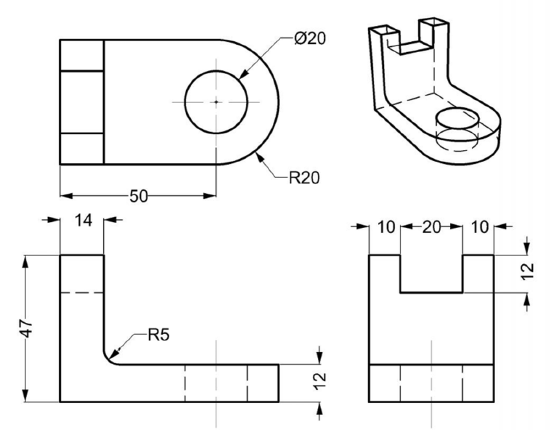
#> input picture sample.png, 552 x 430 px
$ python main.py
#> lines starting #> are read from the running program, lines starting #| are printed output that depends on the picture
import cv2
import numpy as np


img = cv2.imread("sample.png")
#> img is the input picture: shape (430, 552, 3); min 0, max 255, mean 244.1

def threshold_otsu(gray, min_value=0, max_value=255):
    # calc histgrams
    hist = [np.sum(gray == i) for i in range(256)]
    s_max = (0,-10)

    for th in range(256):
        n1 = sum(hist[:th])
        n2 = sum(hist[th:])
        # calc average number of pixel for each class
        mu1 = 0
        mu2 = 0
        if n1 != 0:
            mu1 = sum([i * hist[i] for i in range(0,th)]) / n1
        if n2 != 0:
            mu2 = sum([i * hist[i] for i in range(th, 256)]) / n2

        s = n1 * n2 * (mu1 - mu2) ** 2
        if s > s_max[1]:
            s_max = (th, s)

    t = s_max[0]
    gray[gray==t] = max_value
    return gray


def erode(img):
    kernel = np.ones((3,3),np.uint8)
    return cv2.erode(img,kernel,iterations = 1)

def dilate(img):
    kernel = np.ones((2,2),np.uint8)
    return cv2.dilate(img,kernel,iterations = 1)

def opening(img):
    kernel = np.ones((2,2),np.uint8)
    return cv2.morphologyEx(img, cv2.MORPH_OPEN, kernel)

def closing(img):
    kernel = np.ones((2,2),np.uint8)
    return cv2.morphologyEx(img, cv2.MORPH_OPEN, kernel)

def main():
    # convert to grayscale
    gray = cv2.cvtColor(img, cv2.COLOR_RGB2GRAY)
    th_img = threshold_otsu(gray)
    cv2.imwrite("th.png", th_img)
    res = cv2.bitwise_not(gray)

    res = erode(res)
    res = dilate(res)
    res = opening(res)
    res = dilate(res)
    res = threshold_otsu(res)

    # res = closing(res)
    # res = closing(res)

    fixed_img = cv2.bitwise_not(res)
    cv2.imwrite("er.png", fixed_img)

if __name__ == "__main__":
    main()
#> in threshold_otsu, `hist = [np.sum(gray == i) for i in range(256)]`: hist = 256 values, max 193307 at index 255, min 17 at index 95, mean 927.2
#> the loop in threshold_otsu, `for th in range(256):` made 256 passes
#> (n1, n2, mu1, mu2, s_max) on passes 2 to 13: (776, 236584, 0, 244.9, (1, 1.1e+13)), (1017, 236343, 0.237, 245.1, (2, 1.44e+13)), (1211, 236149, 0.519, 245.3, (3, 1.71e+13)), (1349, 236011, 0.773, 245.5, (4, 1.91e+13)), (1462, 235898, 1.02, 245.6, (5, 2.06e+13)), (1794, 235566, 1.76, 245.9, (6, 2.52e+13)), (1889, 235471, 1.97, 246, (7, 2.65e+13)), (1969, 235391, 2.18, 246.1, (8, 2.76e+13)), (2208, 235152, 2.81, 246.4, (9, 3.08e+13)), (2271, 235089, 2.98, 246.4, (10, 3.16e+13)), (2348, 235012, 3.21, 246.5, (11, 3.27e+13)), (2555, 234805, 3.84, 246.7, (12, 3.54e+13))
#> (n1, n2, mu2, s, s_max) on pass 1: (0, 237360, 244.1, 0, (0, 0))
#> after the loop in threshold_otsu, `for th in range(256):`: s_max = (154, 9.69e+13)
#> in threshold_otsu, `t = s_max[0]`: t = 154
#> in threshold_otsu, `gray[gray==t] = max_value`: gray: shape (430, 552); min 0, max 255, mean 244.1
#> in main, `res = cv2.bitwise_not(gray)`:
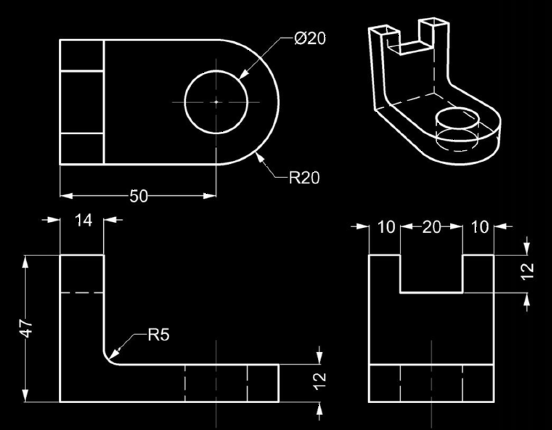
#> res: shape (430, 552); min 0, max 255, mean 10.9
#> in erode, `return cv2.erode(img,kernel,iterations = 1)`:
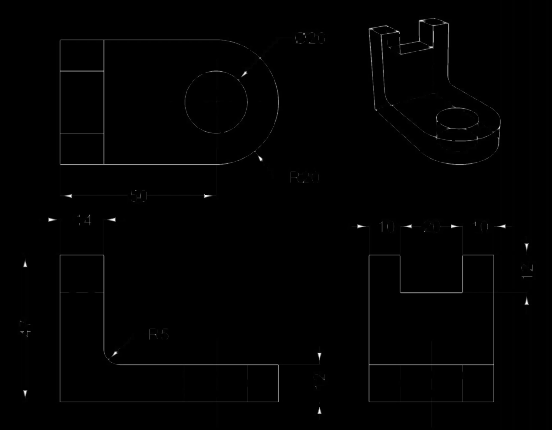
#> returned value: shape (430, 552); min 0, max 254, mean 1.5
#> in dilate, `return cv2.dilate(img,kernel,iterations = 1)`:
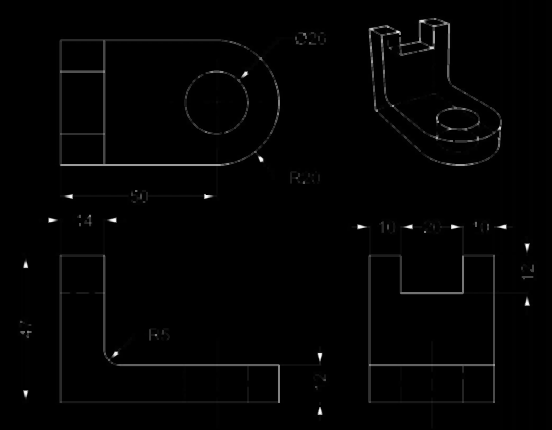
#> returned value: shape (430, 552); min 0, max 254, mean 2.9
#> in opening, `return cv2.morphologyEx(img, cv2.MORPH_OPEN, kernel)`:
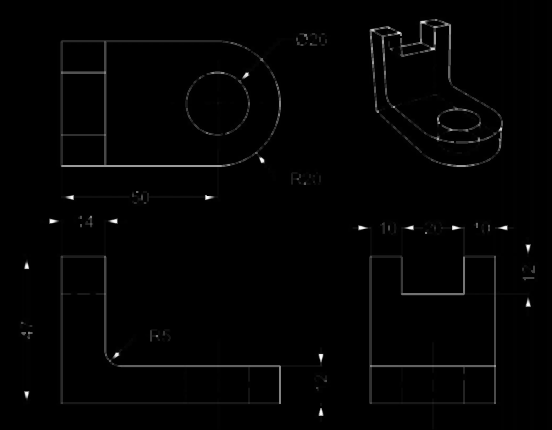
#> returned value: shape (430, 552); min 0, max 254, mean 2.9
#> in dilate (call 2), `return cv2.dilate(img,kernel,iterations = 1)`:
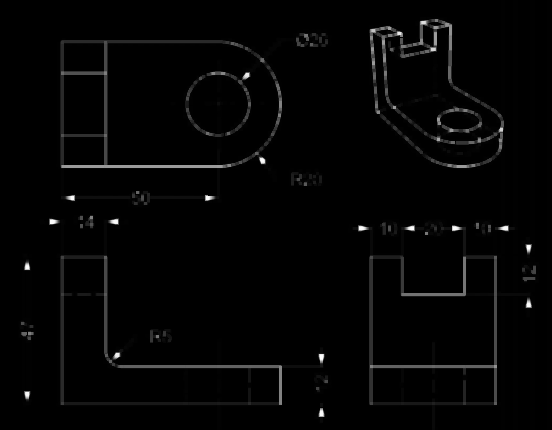
#> returned value: shape (430, 552); min 0, max 254, mean 4.4
#> the loop in threshold_otsu (call 2), `for th in range(256):` made 256 passes
#> (n1, n2, mu1, mu2, s_max) on passes 2 to 13: (195725, 41635, 0, 25.24, (1, 5.19e+12)), (212900, 24460, 0.0807, 42.26, (2, 9.27e+12)), (216362, 20998, 0.111, 48.9, (3, 1.08e+13)), (218094, 19266, 0.134, 53.03, (4, 1.18e+13)), (219013, 18347, 0.151, 55.48, (5, 1.23e+13)), (219577, 17783, 0.163, 57.09, (6, 1.27e+13)), (220008, 17352, 0.174, 58.35, (7, 1.29e+13)), (220440, 16920, 0.188, 59.67, (8, 1.32e+13)), (220697, 16663, 0.197, 60.46, (9, 1.34e+13)), (221381, 15979, 0.224, 62.67, (10, 1.38e+13)), (221553, 15807, 0.232, 63.24, (11, 1.39e+13)), (221695, 15665, 0.239, 63.71, (12, 1.4e+13))
#> (n1, n2, mu2, s, s_max) on pass 1: (0, 237360, 4.43, 0, (0, 0))
#> in main, `fixed_img = cv2.bitwise_not(res)`:
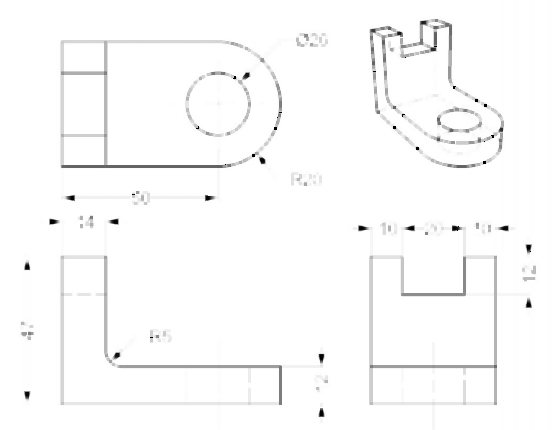
#> fixed_img: shape (430, 552); min 0, max 255, mean 250.5
